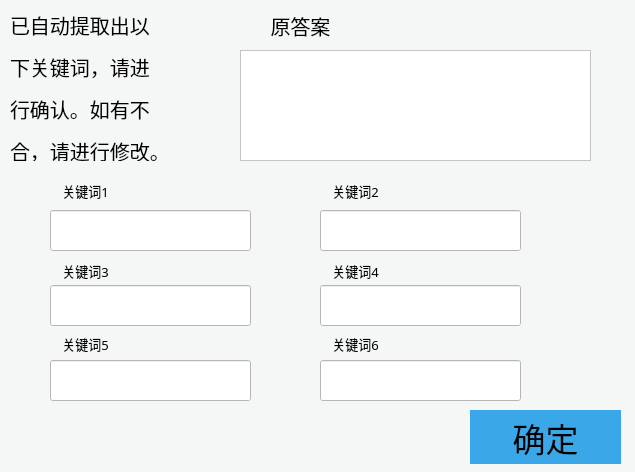
<?xml version="1.0" encoding="UTF-8"?>
<ui version="4.0">
 <class>chooseword</class>
 <widget class="QWidget" name="chooseword">
  <property name="geometry">
   <rect>
    <x>0</x>
    <y>0</y>
    <width>635</width>
    <height>472</height>
   </rect>
  </property>
  <property name="font">
   <font>
    <family>幼圆</family>
    <pointsize>10</pointsize>
   </font>
  </property>
  <property name="windowTitle">
   <string>选择关键词</string>
  </property>
  <property name="styleSheet">
   <string notr="true">background-color: rgb(245, 246, 246);</string>
  </property>
  <widget class="QLabel" name="labelkeyword1">
   <property name="geometry">
    <rect>
     <x>40</x>
     <y>180</y>
     <width>91</width>
     <height>21</height>
    </rect>
   </property>
   <property name="text">
    <string>关键词1</string>
   </property>
   <property name="alignment">
    <set>Qt::AlignCenter</set>
   </property>
  </widget>
  <widget class="QLabel" name="labelkeyword2">
   <property name="geometry">
    <rect>
     <x>310</x>
     <y>180</y>
     <width>91</width>
     <height>21</height>
    </rect>
   </property>
   <property name="text">
    <string>关键词2</string>
   </property>
   <property name="alignment">
    <set>Qt::AlignCenter</set>
   </property>
  </widget>
  <widget class="QLabel" name="labelkeyword3">
   <property name="geometry">
    <rect>
     <x>40</x>
     <y>260</y>
     <width>91</width>
     <height>21</height>
    </rect>
   </property>
   <property name="text">
    <string>关键词3</string>
   </property>
   <property name="alignment">
    <set>Qt::AlignCenter</set>
   </property>
  </widget>
  <widget class="QLabel" name="labelkeyword4">
   <property name="geometry">
    <rect>
     <x>310</x>
     <y>260</y>
     <width>91</width>
     <height>21</height>
    </rect>
   </property>
   <property name="text">
    <string>关键词4</string>
   </property>
   <property name="alignment">
    <set>Qt::AlignCenter</set>
   </property>
  </widget>
  <widget class="QLabel" name="labelkeyword5">
   <property name="geometry">
    <rect>
     <x>40</x>
     <y>333</y>
     <width>91</width>
     <height>21</height>
    </rect>
   </property>
   <property name="text">
    <string>关键词5</string>
   </property>
   <property name="alignment">
    <set>Qt::AlignCenter</set>
   </property>
  </widget>
  <widget class="QLabel" name="labelkeyword6">
   <property name="geometry">
    <rect>
     <x>310</x>
     <y>333</y>
     <width>91</width>
     <height>21</height>
    </rect>
   </property>
   <property name="text">
    <string>关键词6</string>
   </property>
   <property name="alignment">
    <set>Qt::AlignCenter</set>
   </property>
  </widget>
  <widget class="QPushButton" name="pushButton">
   <property name="geometry">
    <rect>
     <x>470</x>
     <y>410</y>
     <width>151</width>
     <height>54</height>
    </rect>
   </property>
   <property name="font">
    <font>
     <family>SimSun</family>
     <pointsize>25</pointsize>
    </font>
   </property>
   <property name="styleSheet">
    <string notr="true">QPushButton
{ 
    border-radius:250px;
	background-color: rgb(58, 167, 232);
}
QPushButton:hover
{
	background-color: rgb(147, 226, 238);
	border-radius: 250px;
	
}</string>
   </property>
   <property name="text">
    <string>确定</string>
   </property>
  </widget>
  <widget class="QLabel" name="label">
   <property name="geometry">
    <rect>
     <x>10</x>
     <y>10</y>
     <width>201</width>
     <height>151</height>
    </rect>
   </property>
   <property name="font">
    <font>
     <family>幼圆</family>
     <pointsize>15</pointsize>
    </font>
   </property>
   <property name="text">
    <string>&lt;html&gt;&lt;head/&gt;&lt;body&gt;&lt;p align=&quot;justify&quot;&gt;已自动提取出以&lt;/p&gt;&lt;p align=&quot;justify&quot;&gt;下关键词，请进&lt;/p&gt;&lt;p align=&quot;justify&quot;&gt;行确认。如有不&lt;/p&gt;&lt;p align=&quot;justify&quot;&gt;合，请进行修改。&lt;/p&gt;&lt;/body&gt;&lt;/html&gt;</string>
   </property>
   <property name="alignment">
    <set>Qt::AlignCenter</set>
   </property>
  </widget>
  <widget class="QTextEdit" name="text_answers">
   <property name="geometry">
    <rect>
     <x>240</x>
     <y>50</y>
     <width>351</width>
     <height>111</height>
    </rect>
   </property>
   <property name="styleSheet">
    <string notr="true">background-color: rgb(255, 255, 255);</string>
   </property>
  </widget>
  <widget class="QLabel" name="label_2">
   <property name="geometry">
    <rect>
     <x>240</x>
     <y>10</y>
     <width>121</width>
     <height>31</height>
    </rect>
   </property>
   <property name="font">
    <font>
     <family>幼圆</family>
     <pointsize>15</pointsize>
    </font>
   </property>
   <property name="styleSheet">
    <string notr="true"/>
   </property>
   <property name="text">
    <string>原答案</string>
   </property>
   <property name="alignment">
    <set>Qt::AlignCenter</set>
   </property>
  </widget>
  <widget class="QLineEdit" name="textkeyword1">
   <property name="geometry">
    <rect>
     <x>50</x>
     <y>210</y>
     <width>201</width>
     <height>41</height>
    </rect>
   </property>
   <property name="styleSheet">
    <string notr="true">background-color: rgb(255, 255, 255);</string>
   </property>
  </widget>
  <widget class="QLineEdit" name="textkeyword2">
   <property name="geometry">
    <rect>
     <x>320</x>
     <y>210</y>
     <width>201</width>
     <height>41</height>
    </rect>
   </property>
   <property name="styleSheet">
    <string notr="true">background-color: rgb(255, 255, 255);</string>
   </property>
  </widget>
  <widget class="QLineEdit" name="textkeyword3">
   <property name="geometry">
    <rect>
     <x>50</x>
     <y>285</y>
     <width>201</width>
     <height>41</height>
    </rect>
   </property>
   <property name="styleSheet">
    <string notr="true">background-color: rgb(255, 255, 255);</string>
   </property>
  </widget>
  <widget class="QLineEdit" name="textkeyword4">
   <property name="geometry">
    <rect>
     <x>320</x>
     <y>285</y>
     <width>201</width>
     <height>41</height>
    </rect>
   </property>
   <property name="styleSheet">
    <string notr="true">background-color: rgb(255, 255, 255);</string>
   </property>
  </widget>
  <widget class="QLineEdit" name="textkeyword5">
   <property name="geometry">
    <rect>
     <x>50</x>
     <y>360</y>
     <width>201</width>
     <height>41</height>
    </rect>
   </property>
   <property name="styleSheet">
    <string notr="true">background-color: rgb(255, 255, 255);</string>
   </property>
  </widget>
  <widget class="QLineEdit" name="textkeyword6">
   <property name="geometry">
    <rect>
     <x>320</x>
     <y>360</y>
     <width>201</width>
     <height>41</height>
    </rect>
   </property>
   <property name="styleSheet">
    <string notr="true">background-color: rgb(255, 255, 255);</string>
   </property>
  </widget>
 </widget>
 <resources/>
 <connections/>
</ui>
